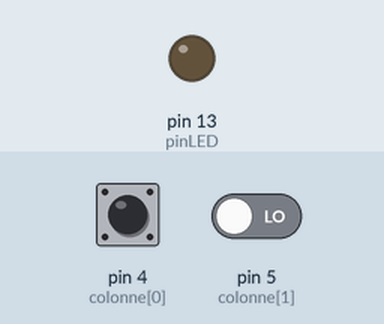
Bench run of a sketch on a simulated Arduino Uno, built with avr-gcc and run on an emulated ATmega328P. On the bench: output pins drawn as LEDs (lit = HIGH). Dashed ring = blinking. The test bench sets the inputs (shaded band); at power-on: pin 4 (colonne[0]) LOW, pin 5 (colonne[1]) LOW. Pins used as bus, display or sensor lines are not drawn.

Above: at 1.2 s.
1.3 s: pin 4 (colonne[0]) pulsed HIGH 5 times (0.12 s each, 0.3 s apart)
At 2.25 s:
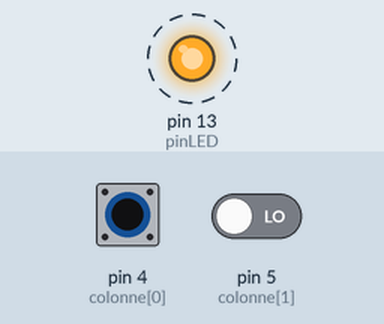
Timing chart, 0 to 10.3 s (numbered marks = the images above; inputs shaded):
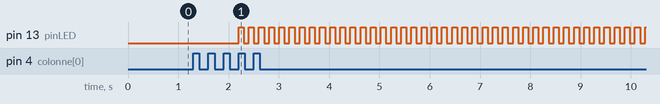

Measured:
- after the input at 1.3 s, pin 13 (pinLED): alternates HIGH for 0.10 s and LOW for 0.10 s, starting after 0.90 s

The sketch:

matriceBouton.ino
```cpp
/*
 * Coffre-Fort by Nanomaitre 2015
 * LED connectée au pin 13 avec résitance 220Ω
 * matrice de boutons poussoirs 2x2 :
 * lignes : pins 2 et 3
 * colonnes : pins 4 et 5
 */
char code[5] = "DUUD"; //chaine de caractère pour stocker la combinaison
char codeSaisi[5] = "UUUU";//chaine de caractère pour stocker la saisie
char codeActuel[5] = "UUUU"; // tableau de char pour stocker l'état des boutons
int essai = 3; // variable pour stocker le nombre d'essais
boolean ok = 0; // boolean pour stocker si code trouvé ou non
boolean etatLED = 0; // boolean pour gérer le clignotement
int pinLED = 13; // variable pour stocker le pin de la LED
int ligne[2] = {2, 3}; //tableau pour stocker les pins des lignes
int colonne[2] = {4, 5}; //tableau pour stocker les pins des colonnes
unsigned long tpsDep = millis(); //initialisation du temps de départ pour clignotement

void setup() {
  //mise en OUTPUT et LOW des lignes et INPUT des colonnes
  for (int i = 0; i < 2; i++) {
    pinMode(ligne[i], OUTPUT);
    digitalWrite(ligne[i], LOW);
    pinMode(colonne[i], INPUT);
  }
  pinMode(pinLED, OUTPUT); //mise du pin de LED en mode OUTPUT
}

void loop() {

  if (!ok && essai > 0) { // si code non trouvé et essai restants
    test(); // appel de la fonction de lecture de matrice
    if (!relache()) { // si un appui est lu
      while (!relache()) { // on répète tant qu'un bouton au moins est appuyé
        test(); //lecture de la matrice
      }
      compare(); //au relâchement, on compare avec la combinaison
    }
  }
  else if (ok) { // sinon, teste si la combinaison est trouvée
    digitalWrite(pinLED, HIGH); //on allume la LED
  }
  else { //sinon (nombre d'essai à 0
    unsigned long tpsAct = millis(); //temps actuel
    if (tpsAct - tpsDep > 100) { //si différence > 100 ms
      etatLED = !etatLED; //on inverse l'état de la LED
      digitalWrite(pinLED, etatLED); //affichage de l'état de la LED
      tpsDep = tpsAct; // réinitialisatin du temps de départ.
    }
  }
}

//fonction de test des état des boutons de la matrice
void test() {
  int pos = 0; //position dans le tableau de char

  for (int l = 1; l >= 0; l--) { //boucle qui parcourt le tableau des lignes
    digitalWrite(ligne[l], HIGH); //on place la ligne en HIGH
    for (int c = 1; c >= 0; c--) { //boucle qui parcourt le tableau des colonnes
      boolean etat = digitalRead(colonne[c]); //on lit le résultat
      if (etat) { // si etat==1
        codeActuel[pos] = 'D'; //on écrit D dans le tableau de char
      }
      else { //sinon
        codeActuel[pos] = 'U'; //on écrit U dans le tableau de char
      }
      pos++; //on passe à la position suivante
    }
    digitalWrite(ligne[l], LOW); //on place la ligne en LOW
  }
  if (!relache()) { //on teste si l'appui est toujours actif
    // si oui on met à jour la position saisie
    for (int t = 0; t < 4; t++)
      codeSaisi[t] = codeActuel[t];
  }
  delay(100); //petite attente
}

//fonction de comparaison entre position saisie et combinaison
void compare() {
  for (int i = 0; i < 4; i++) { // on parcours les deux tableaux
    if (code[i] != codeSaisi[i]) { // si différence
      essai--; // on enlève un essai
      return; //on sort du test
    }
  }
  //si on arrive là c'est que le code correspond
  ok = 1; //donc on ouvre le coffre
}

//fonction de test si tout relaché
boolean relache() {
  //on parcourt l'état de la matrice
  for (int i = 0; i < 4; i++) {
    if (codeActuel[i] == 'D') //si une touche est enfoncée
      return 0; //on renvoie 0
  }
  //sinon
  return 1;//on renvoie 1
}
```
